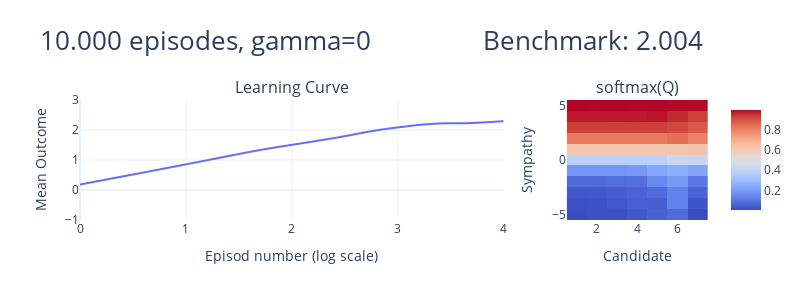

Source (notebook cell):
### Code cell
agent, outcomes = learn_Simbad_learn(10000, *init_environment_and_agent(n_candidates=7, sympathy_range=11, random_seed=42,
                               alpha=0.1, gamma=0))
plot_learning_curve(outcomes, points=False, logx=True, q=agent.Q, title="10.000 episodes, gamma=0")

### Figure 1 — Plotly figure (JSON) as saved in the notebook; plotly's stock layout.template omitted (floating-point values rounded to 4 significant figures; data arrays with more than 128 entries replaced by an {"elided": "..."} marker saying what was removed)
{"data": [{"hovertemplate": "<b>LOWESS trendline</b><br><br>Episod number (log scale)=%{x}<br>Mean reward=%{y} <b>(trend)</b><extra></extra>", "legendgroup": "", "marker": {"color": "#636efa", "symbol": "circle"}, "mode": "lines", "name": "", "showlegend": false, "type": "scattergl", "x": {"elided": "5000 float values"}, "xaxis": "x", "y": {"elided": "5000 float values"}, "yaxis": "y"}, {"colorscale": {"elided": "255x2 mixed values"}, "type": "heatmap", "x": [1, 2, 3, 4, 5, 6, 7], "xaxis": "x2", "y": [-5, -4, -3, -2, -1, 0, 1, 2, 3, 4, 5], "yaxis": "y2", "z": [[0.009328, 0.01689, 0.01701, 0.03359, 0.05361, 0.07664, 0.006822], [0.01393, 0.01575, 0.02827, 0.05003, 0.04693, 0.1313, 0.02367], [0.03056, 0.03389, 0.04196, 0.0558, 0.07466, 0.1293, 0.05875], [0.07587, 0.07699, 0.08255, 0.08869, 0.1445, 0.1916, 0.1082], [0.1824, 0.1824, 0.1827, 0.1934, 0.2268, 0.2516, 0.2212], [0.3775, 0.3775, 0.3775, 0.3778, 0.3847, 0.4371, 0.4192], [0.6225, 0.6225, 0.6225, 0.6224, 0.6201, 0.6125, 0.6282], [0.8176, 0.8176, 0.8175, 0.818, 0.818, 0.8398, 0.7999], [0.9241, 0.9243, 0.9241, 0.9247, 0.9231, 0.9114, 0.8804], [0.9712, 0.9719, 0.973, 0.9714, 0.9741, 0.9576, 0.924], [0.9897, 0.9887, 0.9895, 0.9892, 0.9887, 0.9876, 0.9854]]}], "layout": {"annotations": [{"font": {"size": 16}, "showarrow": false, "text": "Learning Curve", "x": 0.3375, "xanchor": "center", "xref": "paper", "y": 1, "yanchor": "bottom", "yref": "paper"}, {"font": {"size": 16}, "showarrow": false, "text": "softmax(Q)", "x": 0.8875, "xanchor": "center", "xref": "paper", "y": 1, "yanchor": "bottom", "yref": "paper"}], "autosize": true, "height": 300, "title": {"font": {"size": 26}, "text": "10.000 episodes, gamma=0                Benchmark: 2.004"}, "width": 800, "xaxis": {"anchor": "y", "domain": [0, 0.675], "title": {"text": "Episod number (log scale)"}}, "xaxis2": {"anchor": "y2", "domain": [0.775, 1], "title": {"text": "Candidate"}}, "yaxis": {"anchor": "x", "domain": [0, 1], "range": [-1, 3], "title": {"text": "Mean Outcome"}}, "yaxis2": {"anchor": "x2", "domain": [0, 1], "title": {"text": "Sympathy"}}}}
